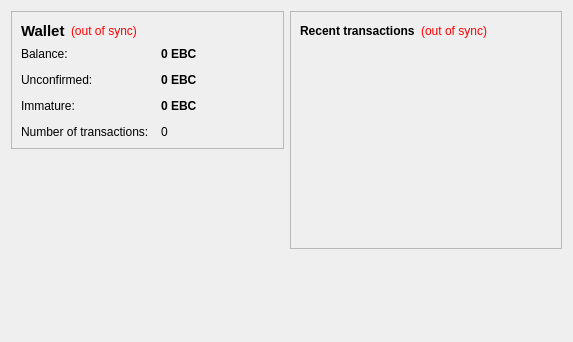
<?xml version="1.0" encoding="UTF-8"?>
<ui version="4.0">
 <class>OverviewPage</class>
 <widget class="QWidget" name="OverviewPage">
  <property name="geometry">
   <rect>
    <x>0</x>
    <y>0</y>
    <width>573</width>
    <height>342</height>
   </rect>
  </property>
  <property name="windowTitle">
   <string>Form</string>
  </property>
  <layout class="QHBoxLayout" name="horizontalLayout" stretch="1,1">
   <item>
    <layout class="QVBoxLayout" name="verticalLayout_2">
     <item>
      <widget class="QFrame" name="frame">
       <property name="frameShape">
        <enum>QFrame::StyledPanel</enum>
       </property>
       <property name="frameShadow">
        <enum>QFrame::Raised</enum>
       </property>
       <layout class="QVBoxLayout" name="verticalLayout_4">
        <item>
         <layout class="QHBoxLayout" name="horizontalLayout_4">
          <item>
           <widget class="QLabel" name="label_5">
            <property name="font">
             <font>
              <pointsize>11</pointsize>
              <weight>75</weight>
              <bold>true</bold>
             </font>
            </property>
            <property name="text">
             <string>Wallet</string>
            </property>
           </widget>
          </item>
          <item>
           <widget class="QLabel" name="labelWalletStatus">
            <property name="toolTip">
             <string>The displayed information may be out of date. Your wallet automatically synchronizes with the Ebaycoin network after a connection is established, but this process has not completed yet.</string>
            </property>
            <property name="styleSheet">
             <string notr="true">QLabel { color: red; }</string>
            </property>
            <property name="text">
             <string notr="true">(out of sync)</string>
            </property>
            <property name="alignment">
             <set>Qt::AlignLeading|Qt::AlignLeft|Qt::AlignVCenter</set>
            </property>
           </widget>
          </item>
          <item>
           <spacer name="horizontalSpacer_2">
            <property name="orientation">
             <enum>Qt::Horizontal</enum>
            </property>
            <property name="sizeHint" stdset="0">
             <size>
              <width>40</width>
              <height>20</height>
             </size>
            </property>
           </spacer>
          </item>
         </layout>
        </item>
        <item>
         <layout class="QFormLayout" name="formLayout_2">
          <property name="fieldGrowthPolicy">
           <enum>QFormLayout::AllNonFixedFieldsGrow</enum>
          </property>
          <property name="horizontalSpacing">
           <number>12</number>
          </property>
          <property name="verticalSpacing">
           <number>12</number>
          </property>
          <item row="0" column="0">
           <widget class="QLabel" name="label">
            <property name="text">
             <string>Balance:</string>
            </property>
           </widget>
          </item>
          <item row="0" column="1">
           <widget class="QLabel" name="labelBalance">
            <property name="font">
             <font>
              <weight>75</weight>
              <bold>true</bold>
             </font>
            </property>
            <property name="cursor">
             <cursorShape>IBeamCursor</cursorShape>
            </property>
            <property name="toolTip">
             <string>Your current balance</string>
            </property>
            <property name="text">
             <string notr="true">0 EBC</string>
            </property>
            <property name="textInteractionFlags">
             <set>Qt::LinksAccessibleByMouse|Qt::TextSelectableByKeyboard|Qt::TextSelectableByMouse</set>
            </property>
           </widget>
          </item>
          <item row="1" column="0">
           <widget class="QLabel" name="label_3">
            <property name="text">
             <string>Unconfirmed:</string>
            </property>
           </widget>
          </item>
          <item row="1" column="1">
           <widget class="QLabel" name="labelUnconfirmed">
            <property name="font">
             <font>
              <weight>75</weight>
              <bold>true</bold>
             </font>
            </property>
            <property name="cursor">
             <cursorShape>IBeamCursor</cursorShape>
            </property>
            <property name="toolTip">
             <string>Total of transactions that have yet to be confirmed, and do not yet count toward the current balance</string>
            </property>
            <property name="text">
             <string notr="true">0 EBC</string>
            </property>
            <property name="textInteractionFlags">
             <set>Qt::LinksAccessibleByMouse|Qt::TextSelectableByKeyboard|Qt::TextSelectableByMouse</set>
            </property>
           </widget>
          </item>
          <item row="3" column="0">
           <widget class="QLabel" name="label_2">
            <property name="text">
             <string>Number of transactions:</string>
            </property>
           </widget>
          </item>
          <item row="3" column="1">
           <widget class="QLabel" name="labelNumTransactions">
            <property name="toolTip">
             <string>Total number of transactions in wallet</string>
            </property>
            <property name="text">
             <string notr="true">0</string>
            </property>
           </widget>
          </item>
          <item row="2" column="0">
           <widget class="QLabel" name="labelImmatureText">
            <property name="text">
             <string>Immature:</string>
            </property>
           </widget>
          </item>
          <item row="2" column="1">
           <widget class="QLabel" name="labelImmature">
            <property name="font">
             <font>
              <weight>75</weight>
              <bold>true</bold>
             </font>
            </property>
            <property name="toolTip">
             <string>Mined balance that has not yet matured</string>
            </property>
            <property name="text">
             <string notr="true">0 EBC</string>
            </property>
            <property name="textInteractionFlags">
             <set>Qt::LinksAccessibleByMouse|Qt::TextSelectableByKeyboard|Qt::TextSelectableByMouse</set>
            </property>
           </widget>
          </item>
         </layout>
        </item>
       </layout>
      </widget>
     </item>
     <item>
      <spacer name="verticalSpacer">
       <property name="orientation">
        <enum>Qt::Vertical</enum>
       </property>
       <property name="sizeHint" stdset="0">
        <size>
         <width>20</width>
         <height>40</height>
        </size>
       </property>
      </spacer>
     </item>
    </layout>
   </item>
   <item>
    <layout class="QVBoxLayout" name="verticalLayout_3">
     <item>
      <widget class="QFrame" name="frame_2">
       <property name="frameShape">
        <enum>QFrame::StyledPanel</enum>
       </property>
       <property name="frameShadow">
        <enum>QFrame::Raised</enum>
       </property>
       <layout class="QVBoxLayout" name="verticalLayout">
        <item>
         <layout class="QHBoxLayout" name="horizontalLayout_2">
          <item>
           <widget class="QLabel" name="label_4">
            <property name="text">
             <string>&lt;b&gt;Recent transactions&lt;/b&gt;</string>
            </property>
           </widget>
          </item>
          <item>
           <widget class="QLabel" name="labelTransactionsStatus">
            <property name="toolTip">
             <string>The displayed information may be out of date. Your wallet automatically synchronizes with the Ebaycoin network after a connection is established, but this process has not completed yet.</string>
            </property>
            <property name="styleSheet">
             <string notr="true">QLabel { color: red; }</string>
            </property>
            <property name="text">
             <string notr="true">(out of sync)</string>
            </property>
            <property name="alignment">
             <set>Qt::AlignRight|Qt::AlignTrailing|Qt::AlignVCenter</set>
            </property>
           </widget>
          </item>
          <item>
           <spacer name="horizontalSpacer">
            <property name="orientation">
             <enum>Qt::Horizontal</enum>
            </property>
            <property name="sizeHint" stdset="0">
             <size>
              <width>40</width>
              <height>20</height>
             </size>
            </property>
           </spacer>
          </item>
         </layout>
        </item>
        <item>
         <widget class="QListView" name="listTransactions">
          <property name="styleSheet">
           <string notr="true">QListView { background: transparent; }</string>
          </property>
          <property name="frameShape">
           <enum>QFrame::NoFrame</enum>
          </property>
          <property name="verticalScrollBarPolicy">
           <enum>Qt::ScrollBarAlwaysOff</enum>
          </property>
          <property name="horizontalScrollBarPolicy">
           <enum>Qt::ScrollBarAlwaysOff</enum>
          </property>
          <property name="selectionMode">
           <enum>QAbstractItemView::NoSelection</enum>
          </property>
         </widget>
        </item>
       </layout>
      </widget>
     </item>
     <item>
      <spacer name="verticalSpacer_2">
       <property name="orientation">
        <enum>Qt::Vertical</enum>
       </property>
       <property name="sizeHint" stdset="0">
        <size>
         <width>20</width>
         <height>40</height>
        </size>
       </property>
      </spacer>
     </item>
    </layout>
   </item>
  </layout>
 </widget>
 <resources/>
 <connections/>
</ui>
